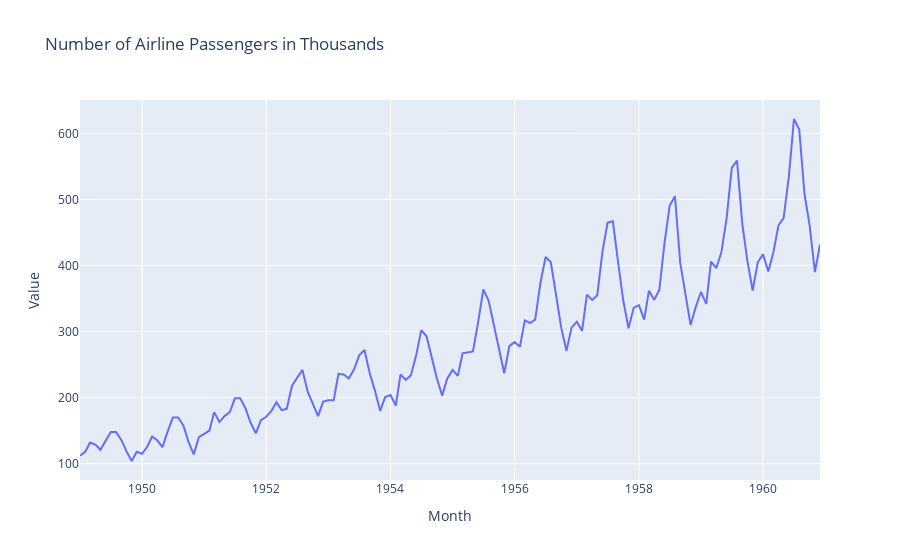

Notebook cell for this chart:
### Code cell
fig = px.line(df, x=df.index, y='Value', title='Number of Airline Passengers in Thousands')
fig.show()

### Figure 1 — Plotly figure (JSON) as saved in the notebook; plotly's stock layout.template omitted (floating-point values rounded to 4 significant figures; data arrays with more than 128 entries replaced by an {"elided": "..."} marker saying what was removed)
{"data": [{"hovertemplate": "Month=%{x}<br>Value=%{y}<extra></extra>", "legendgroup": "", "line": {"color": "#636efa", "dash": "solid"}, "marker": {"symbol": "circle"}, "mode": "lines", "name": "", "orientation": "v", "showlegend": false, "x": {"elided": "144 str values"}, "xaxis": "x", "y": {"elided": "144 int values"}, "yaxis": "y", "type": "scatter"}], "layout": {"xaxis": {"anchor": "y", "domain": [0.0, 1.0], "title": {"text": "Month"}}, "yaxis": {"anchor": "x", "domain": [0.0, 1.0], "title": {"text": "Value"}}, "legend": {"tracegroupgap": 0}, "title": {"text": "Number of Airline Passengers in Thousands"}}}
